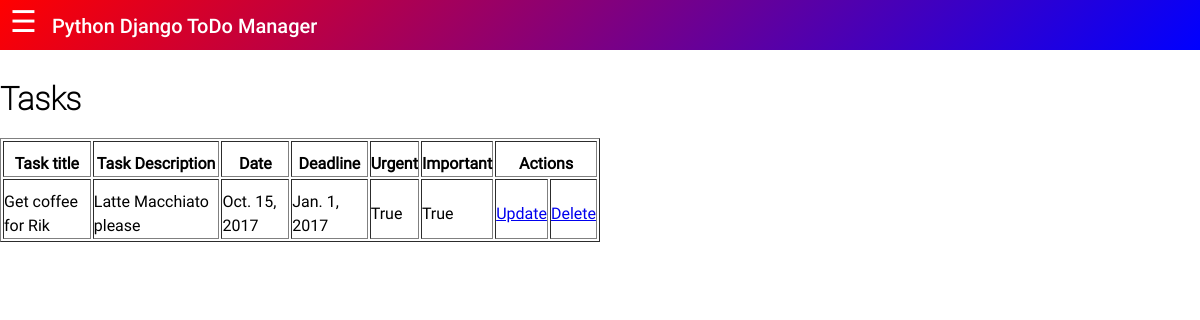
The app's page /, older data.
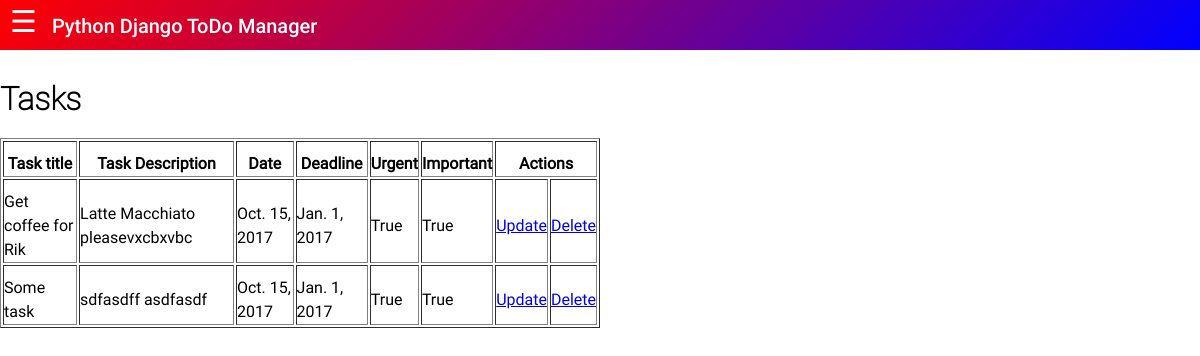
The same page, newer data.
### pdcrud/models.py (models this page shows, shortened)
class Task(models.Model):
	title = models.CharField(max_length=100)
	description = models.TextField(max_length=200)
	date = models.DateField(auto_now_add=True)
	deadline = models.DateField()
	urgent = models.BooleanField()
	important = models.BooleanField()

### pdcrud/views.py (the view)
# urls.py: url(r'^$', views.readall, name='readall'),
def readall(request):
    tasks = Task.objects.all()
    return render(request, 'pdcrud/tasks.html', {'tasks': tasks})

### pdcrud/templates/pdcrud/tasks.html
{% extends "pdcrud/base.html" %}
{% block content %}
<h2>Tasks</h2>
<table align="center" border="1" width="50%">
    <tr>
        <th>
            <p class="text">Task title</p>
        </th>
        <th>
            <p class="text">Task Description</p>
        </th>
        <th>
            <p class="text">Date</p>
        </th>
	<th>
            <p class="text">Deadline</p>
        </th>
	<th>
            <p class="text">Urgent</p>
        </th>
	<th>
            <p class="text">Important</p>
        </th>
        <th colspan="2">
            <p class="text">Actions</p>
        </th>
    </tr>
    {% for task in tasks %}
    <tr>
        <td>
            <p class="text">{{ task.title }}</p>
        </td>
        <td>
            <p class="text">{{ task.description }}</p>
        </td>
        <td>
            <p class="text">{{ task.date }}</p>
        </td>
        <td>
            <p class="text">{{ task.deadline }}</p>
        </td>
	<td>
            <p class="text">{{ task.urgent }}</p>
        </td>
	<td>
            <p class="text">{{ task.important }}</p>
        </td>
        <td>
            <p class="text"><a href="/update/{{ task.id }}">Update</a></p>
        </td>
        <td>
            <p class="text"><a href="/delete/{{ task.id }}">Delete</a></p>
        </td>
    </tr>
    {% empty %}
    <tr>
    <td colspan="4">
        <p class="text">No Tasks as of now!</p>
    </td>
    </tr>
    {% endfor %}
</table>
{% endblock %}

Row changes from the older to the newer data that the page shows:
changed Task "Get coffee for Rik": description "Latte Macchiato please" → "Latte Macchiato pleasevxcbxvbc"
added Task: title "Some task", description "sdfasdff asdfasdf", date "Oct. 15, 2017", deadline "Jan. 1, 2017", urgent "True", important "True"
